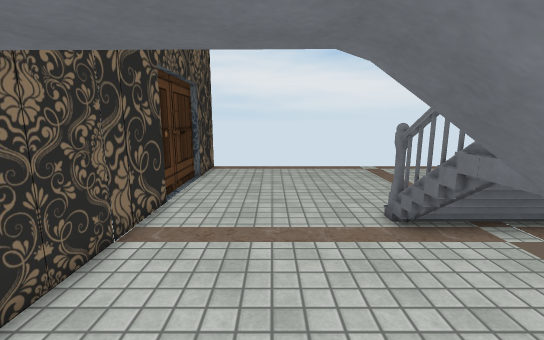
View 1 (above)

13 first-person views from a walk through a 3-D level made in the Unity game engine. The camera is 1.5 m above the floor, tilts 10° down and sees 90° across. The floor is counted in squares, 0.5 m on a side. Each view is taken from the middle of a square. On the plan, view 1 faces up. The plan holds only what a view shows up to about 20 squares ahead; the rest is blank. The place goes on beyond the plan. The player is left out. Some surface patterns are stand-ins.

View 2
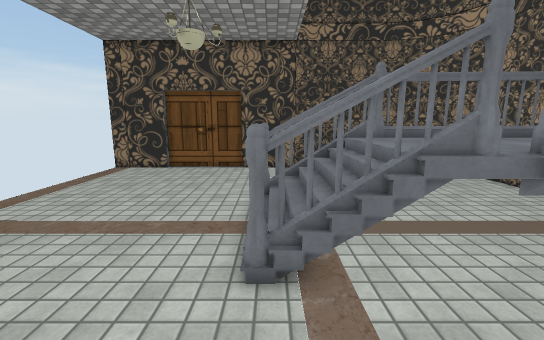

View 3
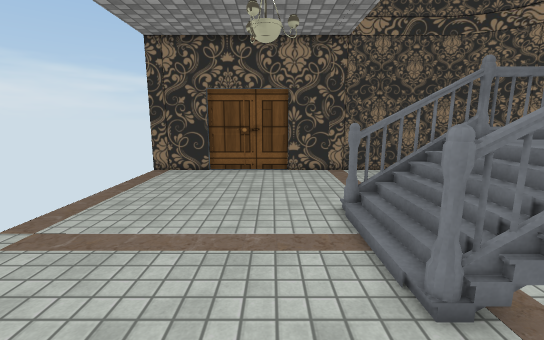

View 4
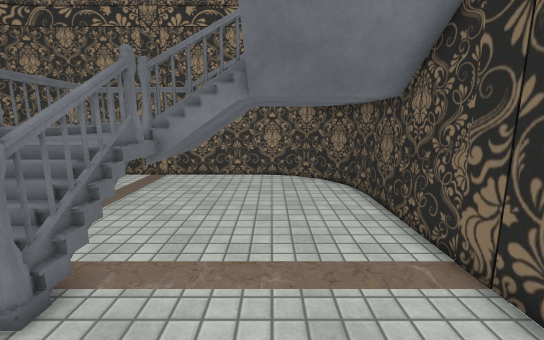

View 5
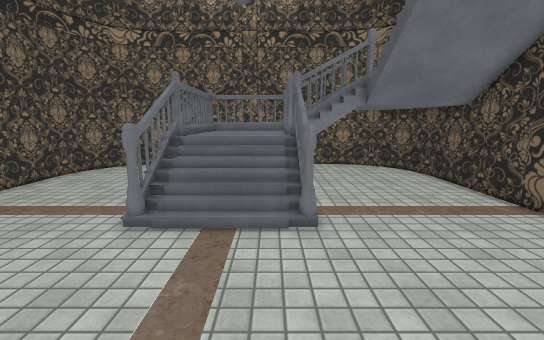

View 6
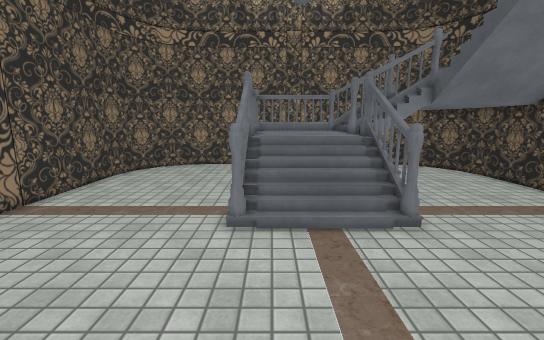

View 7
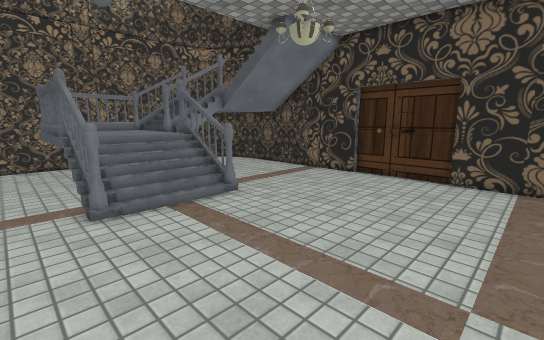

View 8
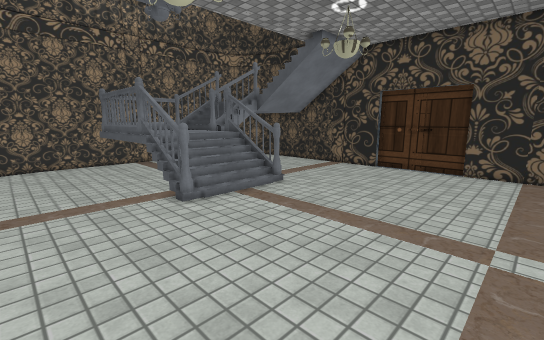

View 9
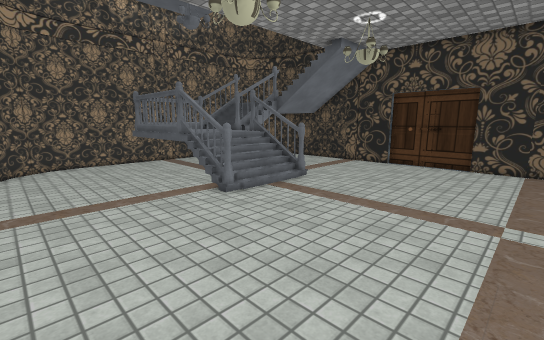

View 10
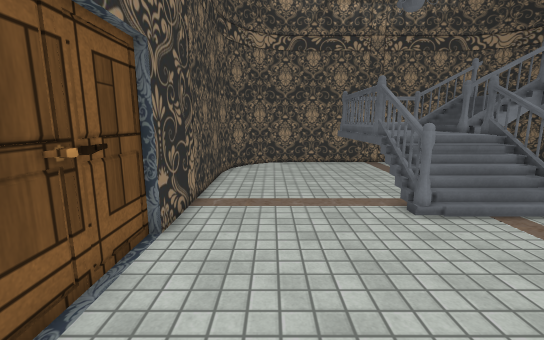

View 11
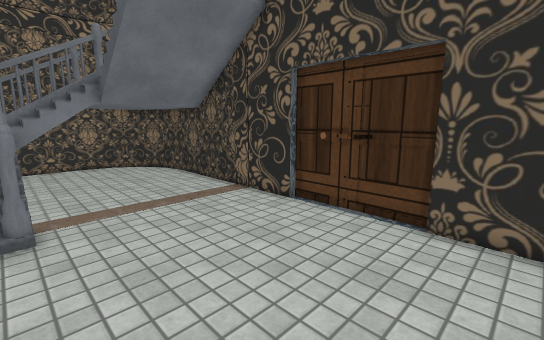

View 12
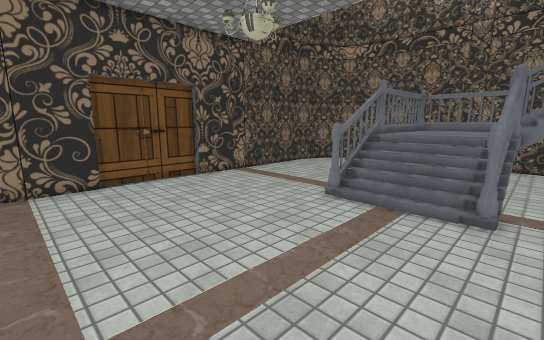

View 13
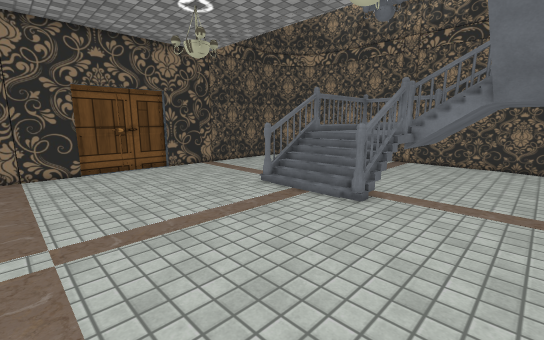

### Floor plan
Key: @ floor where view 1 was taken; # wall or solid block; x gap in a wall; . main floor; : floor 1.25 m higher than the main floor; / step, stairs or slope; = window, fence, low wall or low ledge; T thing the floor can be seen under or through.
Columns run from 4 left of view 1 to 17 right of it. Each row starts with its distance up from view 1.
 19 #                    #
 18 #....................#
 17 #....................#
 16 #....................#
 15 #....................#
 14 #....................#
 13 #....................#
 12 #....................#
 11 #....................#
 10 #....................#
  9 #....................#
  8 #.......#////#.......#
  7 #.......=////#.......#
  6 #.......#////#.......#
  5 #.......#::::#.......#
  4 #.......:::::x.......#
  3 #.....TT=::::T.......#
  2 #...../ /::::T.......#
  1 #.....///::::T.......#
  0 #...@.///::::T.......#
 -1 ##....///  ::T......##
 -2  #....TT=#x##T......#
 -3  ####............####
 -4     ##############

Positions as (right, up) in squares from view 1, and headings:
1: (0, 0), facing up
2: (-1, 8), facing right
3: (0, 11), facing right
4: (0, 12), facing down
5: (5, 16), facing down
6: (8, 16), facing down
7: (11, 18), facing down-left
8: (14, 18), facing down-left
9: (16, 18), facing down-left
10: (14, 17), facing down
11: (4, 17), facing down-left
12: (3, 18), facing down-right
13: (-1, 18), facing down-right
